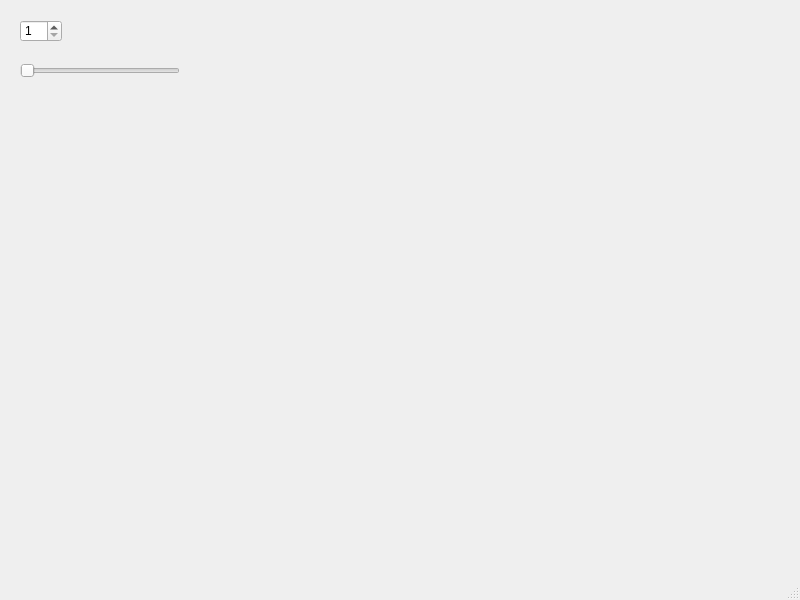
<?xml version="1.0" encoding="UTF-8"?>
<ui version="4.0">
 <class>MainWindow</class>
 <widget class="QMainWindow" name="MainWindow">
  <property name="geometry">
   <rect>
    <x>0</x>
    <y>0</y>
    <width>800</width>
    <height>600</height>
   </rect>
  </property>
  <property name="windowTitle">
   <string>MainWindow</string>
  </property>
  <widget class="QWidget" name="centralwidget">
   <widget class="QSpinBox" name="spinBox">
    <property name="geometry">
     <rect>
      <x>20</x>
      <y>20</y>
      <width>42</width>
      <height>22</height>
     </rect>
    </property>
    <property name="minimum">
     <number>1</number>
    </property>
    <property name="maximum">
     <number>4</number>
    </property>
   </widget>
   <widget class="QSlider" name="horizontalSlider">
    <property name="geometry">
     <rect>
      <x>20</x>
      <y>60</y>
      <width>160</width>
      <height>22</height>
     </rect>
    </property>
    <property name="orientation">
     <enum>Qt::Horizontal</enum>
    </property>
   </widget>
  </widget>
  <widget class="QMenuBar" name="menubar">
   <property name="geometry">
    <rect>
     <x>0</x>
     <y>0</y>
     <width>800</width>
     <height>22</height>
    </rect>
   </property>
  </widget>
  <widget class="QStatusBar" name="statusbar"/>
 </widget>
 <resources/>
 <connections/>
</ui>
